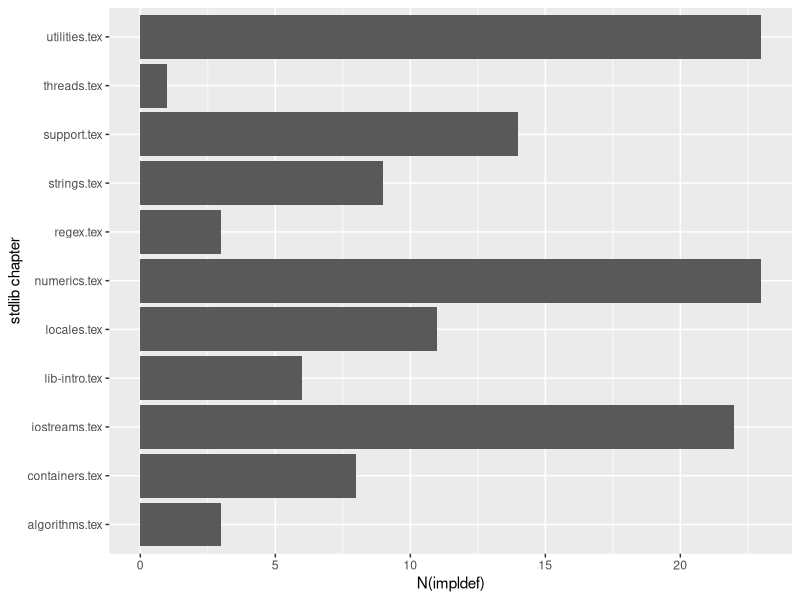
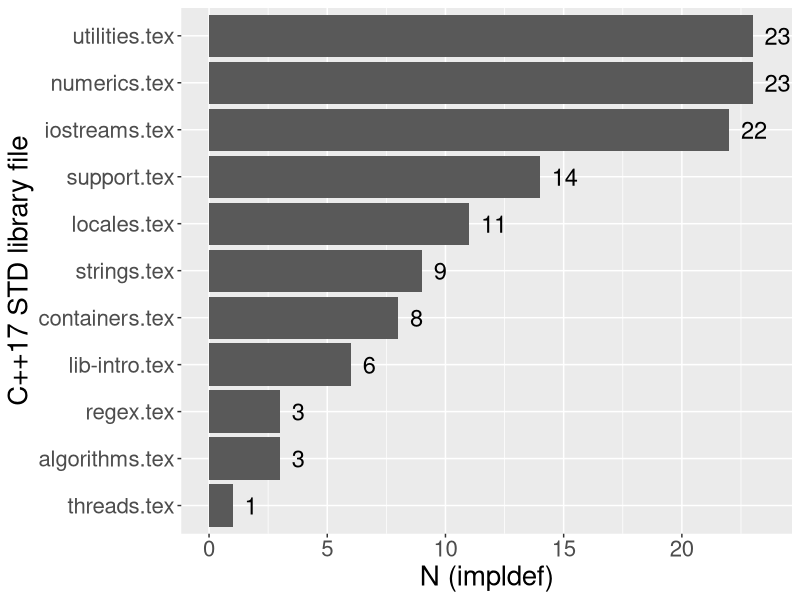
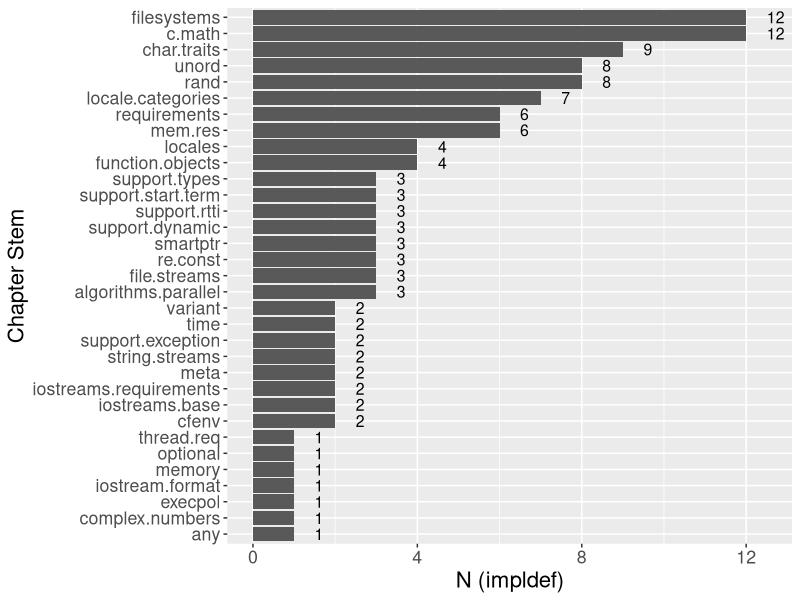
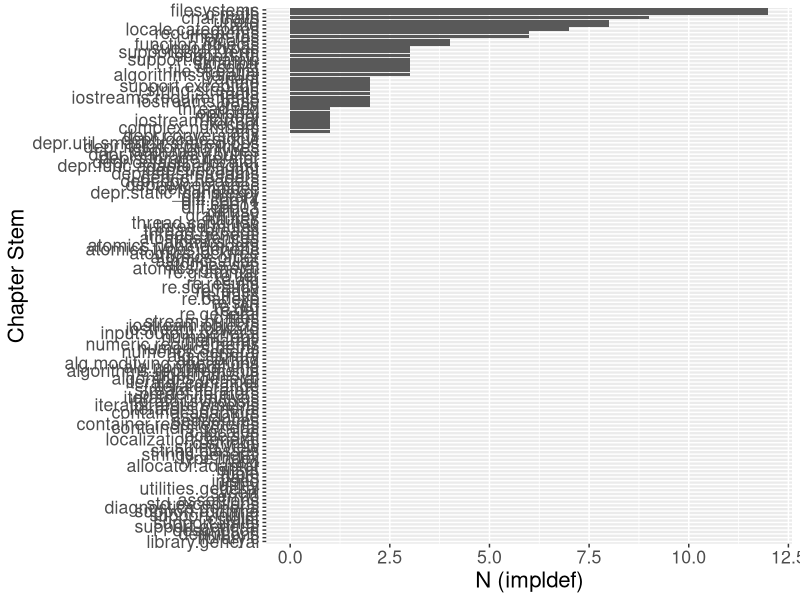
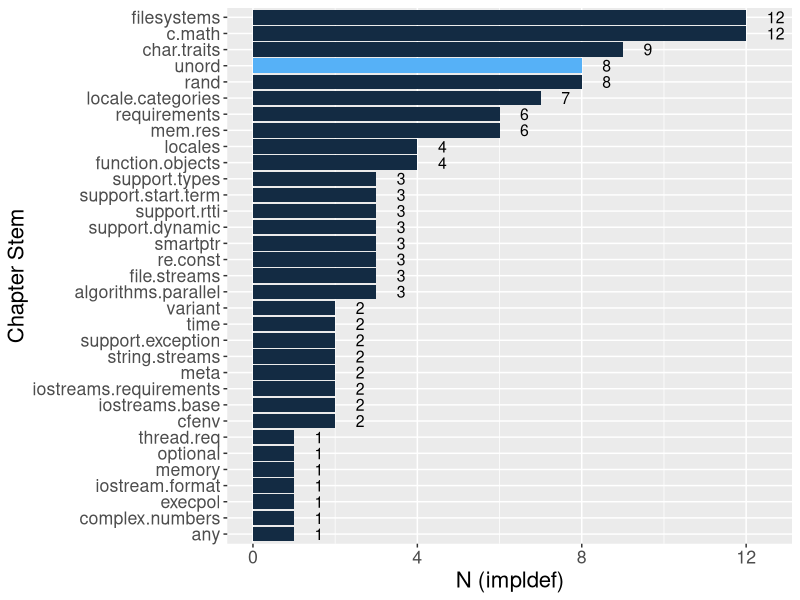
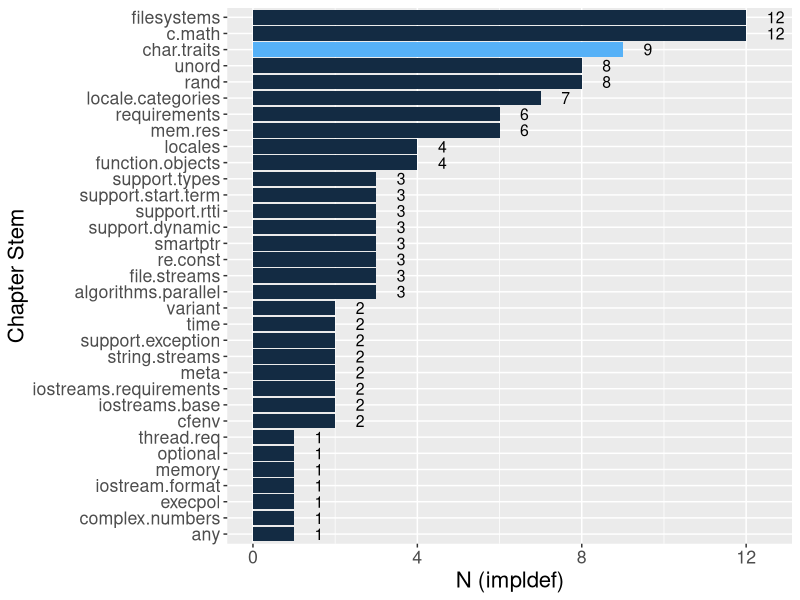
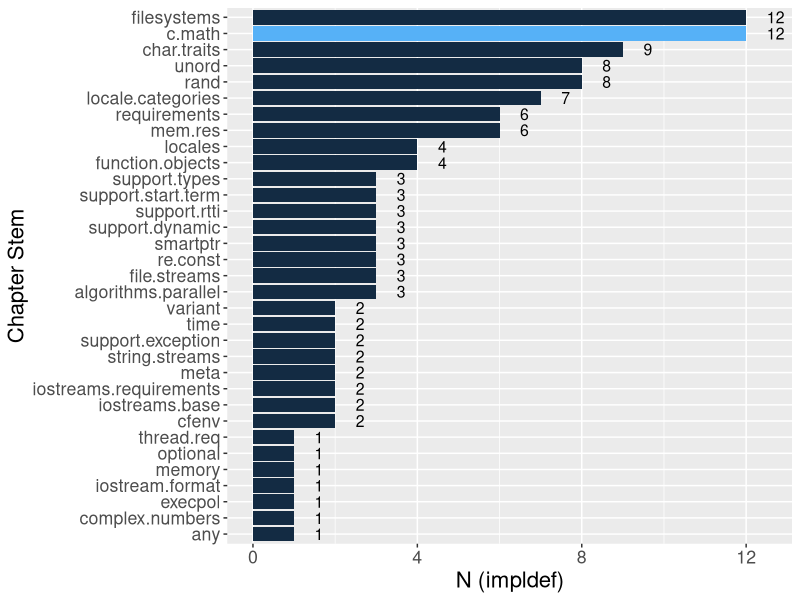
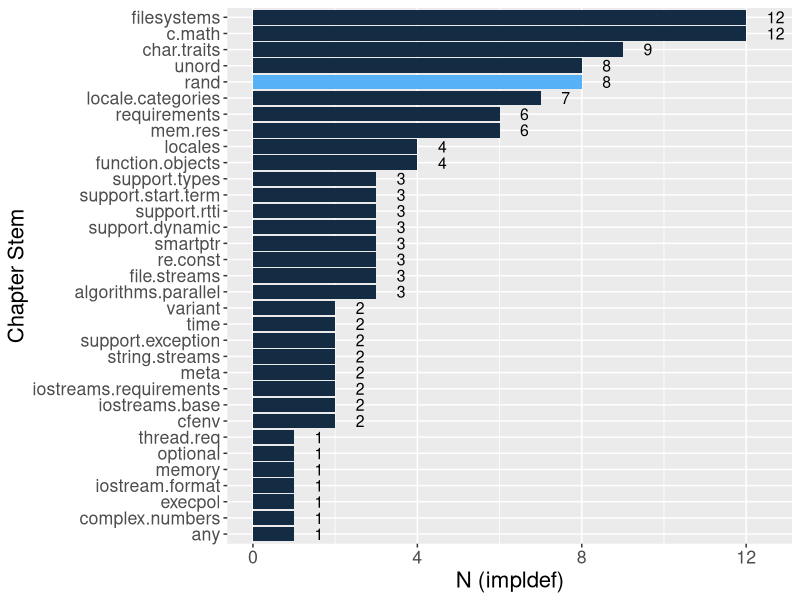

The R source for these figures, in order:
## ---- chunk 1
library(dplyr, warn.conflicts=FALSE)
library(ggplot2)
library(tidyr)
#library(lubridate, warn.conflicts=FALSE)
library(ggthemes)
library(stringr)

mytheme = theme_bw(base_size=20)##  + theme(
    ## ##text = element_text(family = "Decima WE", color = "grey20"),
    ## ## strip.background = element_blank(),
    ## ## strip.text = element_text(hjust = 0),
    ## ## panel.grid.major = element_line(colour="grey50",size=0.35),
    ## ## panel.grid.minor = element_blank(),
    ## ## plot.margin=unit(c(0,1,0,1),"cm"),
    ## legend.position="top",
    ## plot.caption=element_text(hjust=1,size=14,colour="grey30"),
    ## plot.subtitle=element_text(face="italic",size=14,colour="grey40"),
    ## plot.title=element_text(size=18,face="bold")
## )
df = read.csv("../extracting_impldef/std.csv") %>%
  separate(content_sec0,c("prefix_sec0","stem_sec0",NA,"title_sec0",NA),sep="[\\[\\]\\{\\}]+", remove=F) %>%
  separate(content_sec1,c("prefix_sec1","stem_sec1",NA,"title_sec1",NA),sep="[\\[\\]\\{\\}]+", remove=F) %>%
  separate(content_sec2,c("prefix_sec2","stem_sec2",NA,"title_sec2",NA),sep="[\\[\\]\\{\\}]+", remove=F) %>%
  separate(content_sec3,c("prefix_sec3","stem_sec3",NA,"title_sec3",NA),sep="[\\[\\]\\{\\}]+", remove=F) 
  

levels123 = df  %>%
  select(location_sec0,stem_sec0,
         location_sec1,stem_sec1,
         location_sec2,stem_sec2,
         location_sec3,stem_sec3,
         location_impldef,content_impldef) %>%
  separate(location_impldef,c("file_impldef","lineno_impldef"),sep=":")


## selecting only parts of the standard related to stdlib
stdlib_chapters = c("lib-intro", "support", "diagnostics", "utilities", "strings", "locales", "containers", "iterators", "algorithms", "numerics", "iostreams", "regex", "atomics", "threads", "grammar", "limits", "compatibility", "future")

stdlib_files = c("lib-intro.tex", "support.tex", "diagnostics.tex", "utilities.tex", "strings.tex", "locales.tex", "containers.tex", "iterators.tex", "algorithms.tex", "numerics.tex", "iostreams.tex", "regex.tex", "atomics.tex", "threads.tex", "grammar.tex", "limits.tex", "compatibility.tex", "future.tex")

cat("stdlib files:\n",paste(stdlib_files))

stdlib_123 = levels123 %>% filter(file_impldef %in% stdlib_files)
glimpse(stdlib_123)
## ---- chunk 2


n_plot = ggplot(stdlib_123,aes(file_impldef)) + 
geom_bar() +
xlab("stdlib chapter") +
ylab("N(impldef)") +
coord_flip()
n_plot

num_per_file = stdlib_123 %>% 
    group_by(file_impldef) %>% 
    summarize(count = n()) %>% 
    arrange(count) %>% 
    mutate(fname = factor(file_impldef, file_impldef))


sn_plot = ggplot(num_per_file,aes(x=fname,y=count)) + 
             geom_col() +
             xlab("C++17 STD library file") +
             ylab("N (impldef)") +
             coord_flip() +
             geom_text(aes(label = count, y = count+.5), hjust = "left", size =6) +
             theme(text = element_text(size=20)) 

ggsave("impldef_by_texfile.svg",sn_plot,width=10)
sn_plot

## ---- chunk 3

#obtained with 
#egrep 'rSec1' lib-intro.tex support.tex diagnostics.tex utilities.tex strings.tex locales.tex containers.tex iterators.tex algorithms.tex numerics.tex iostreams.tex regex.tex atomics.tex threads.tex grammar.tex limits.tex compatibility.tex future.tex|sed -e 's/.*\[\(.*\)\].*/"\1", /' | tr -d '\n'

all_sec1_stems = c("library.general", "library.c", "definitions", "description", "requirements", "support.general", "support.types", "support.limits", "cstdint", "support.start.term", "support.dynamic", "support.rtti", "support.exception", "support.initlist", "support.runtime", "diagnostics.general", "std.exceptions", "assertions", "errno", "syserr", "utilities.general", "utility", "intseq", "pairs", "tuple", "optional", "variant", "any", "bitset", "memory", "smartptr", "mem.res", "allocator.adaptor", "function.objects", "meta", "ratio", "time", "type.index", "execpol", "strings.general", "char.traits", "string.classes", "string.view", "c.strings", "localization.general", "locale.syn", "locales", "locale.categories", "c.locales", "containers.general", "container.requirements", "sequences", "associative", "unord", "container.adaptors", "iterators.general", "iterator.requirements", "iterator.synopsis", "iterator.primitives", "predef.iterators", "stream.iterators", "iterator.range", "iterator.container", "algorithms.general", "algorithm.syn", "algorithms.requirements", "algorithms.parallel", "alg.nonmodifying", "alg.modifying.operations", "alg.sorting", "alg.c.library", "numerics.general", "numerics.defns", "numeric.requirements", "cfenv", "complex.numbers", "rand", "numarray", "numeric.ops", "c.math", "input.output.general", "iostreams.requirements", "iostream.forward", "iostream.objects", "iostreams.base", "stream.buffers", "iostream.format", "string.streams", "file.streams", "filesystems", "c.files", "re.general", "re.def", "re.req", "re.syn", "re.const", "re.badexp", "re.traits", "re.regex", "re.submatch", "re.results", "re.alg", "re.iter", "re.grammar", "atomics.general", "atomics.syn", "atomics.alias", "atomics.order", "atomics.lockfree", "atomics.types.generic", "atomics.nonmembers", "atomics.flag", "atomics.fences", "thread.general", "thread.req", "thread.threads", "thread.mutex", "thread.condition", "futures", "gram.key", "diff.iso", "diff.cpp03", "diff.cpp11", "diff.cpp14", "diff.library", "depr.static_constexpr", "depr.impldec", "depr.except.spec", "depr.cpp.headers", "depr.c.headers", "depr.str.strstreams", "depr.uncaught", "depr.func.adaptor.binding", "depr.default.allocator", "depr.storage.iterator", "depr.temporary.buffer", "depr.meta.types", "depr.iterator.primitives", "depr.util.smartptr.shared.obs", "depr.locale.stdcvt", "depr.conversions")

n_sec1_stem = stdlib_123 %>% 
    group_by(stem_sec1) %>% 
    summarize(count = n()) %>% 
    arrange(count)

all_df = data.frame(stem_sec1=all_sec1_stems,count=0) %>% filter(!(stem_sec1 %in% n_sec1_stem$stem_sec1))

glimpse(n_sec1_stem)
glimpse(all_df)


sn_plot = n_sec1_stem %>% 
    mutate(sname = factor(stem_sec1, stem_sec1)) %>%
    ggplot(aes(x=sname,y=count)) + 
             geom_col() +
             xlab("Chapter Stem") +
             ylab("N (impldef)") +
             coord_flip() +
             geom_text(aes(label = count, y = count+.5), hjust = "left", size =4) +
             theme(text = element_text(size=16)) 

ggsave("impldef_by_sec1_stem.svg",sn_plot,width=10)
sn_plot

nrow(n_sec1_stem)
nrow(n_sec1_stem %>% filter(stem_sec1 %in% levels(all_df$stem_sec1)))

all_plot = n_sec1_stem %>% 
            rbind(all_df) %>%
            arrange(count) %>%
            mutate(sname = factor(stem_sec1, stem_sec1)) %>%
            ggplot(aes(x=sname,y=count)) + 
             geom_col() +
             xlab("Chapter Stem") +
             ylab("N (impldef)") +
             coord_flip() +
             #geom_text(aes(label = count, y = count+.5), hjust = "left", size =4) +
             theme(text = element_text(size=16)) 

ggsave("impldef_by_sec1_stem.svg",all_plot,width=10)
all_plot

## ---- chunk 4

hilitd = n_sec1_stem %>% 
    mutate(sname = factor(stem_sec1, stem_sec1), highlight_this = ifelse(stem_sec1 == "unord", 1, 0)) %>%
    ggplot(aes(x=sname,y=count,fill=highlight_this)) + 
             geom_col() +
             xlab("Chapter Stem") +
             ylab("N (impldef)") +
             coord_flip() +
             geom_text(aes(label = count, y = count+.5), hjust = "left", size =4) +
             theme(text = element_text(size=16)) +
             theme(legend.position="none")
hilitd

ggsave("impldef_by_sec1_stem_unord_hilitd.svg",all_plot,width=10)

uodf = stdlib_123 %>% 
    filter( str_detect(as.character(stem_sec1),"unord") )
    
unique(uodf$stem_sec1)
unique(uodf$stem_sec2)
## ---- chunk 5

hilitd = n_sec1_stem %>% 
    mutate(sname = factor(stem_sec1, stem_sec1), highlight_this = ifelse(stem_sec1 == "char.traits", 1, 0)) %>%
    ggplot(aes(x=sname,y=count,fill=highlight_this)) + 
             geom_col() +
             xlab("Chapter Stem") +
             ylab("N (impldef)") +
             coord_flip() +
             geom_text(aes(label = count, y = count+.5), hjust = "left", size =4) +
             theme(text = element_text(size=16)) +
             theme(legend.position="none")
hilitd
ggsave("impldef_by_sec1_stem_chartraits_hilitd.svg",all_plot,width=10)

ctdf = stdlib_123 %>% 
    filter( str_detect(as.character(stem_sec1),"char.traits") )
    
unique(ctdf$stem_sec1)
unique(ctdf$stem_sec2)
unique(ctdf$file_impldef)

## ---- chunk 6

hilitd = n_sec1_stem %>% 
    mutate(sname = factor(stem_sec1, stem_sec1), highlight_this = ifelse(stem_sec1 == "c.math", 1, 0)) %>%
    ggplot(aes(x=sname,y=count,fill=highlight_this)) + 
             geom_col() +
             xlab("Chapter Stem") +
             ylab("N (impldef)") +
             coord_flip() +
             geom_text(aes(label = count, y = count+.5), hjust = "left", size =4) +
             theme(text = element_text(size=16)) +
             theme(legend.position="none")
hilitd
ggsave("impldef_by_sec1_stem_cmath_hilitd.svg",all_plot,width=10)

cmdf = stdlib_123 %>% 
    filter( str_detect(as.character(stem_sec1),"c.math") )
    
unique(cmdf$stem_sec1)
unique(cmdf$stem_sec2)
unique(cmdf$file_impldef)
cmdf[,-3:-1]
## ---- chunk 7

hilitd = n_sec1_stem %>% 
    mutate(sname = factor(stem_sec1, stem_sec1), highlight_this = ifelse(stem_sec1 == "rand", 1, 0)) %>%
    ggplot(aes(x=sname,y=count,fill=highlight_this)) + 
             geom_col() +
             xlab("Chapter Stem") +
             ylab("N (impldef)") +
             coord_flip() +
             geom_text(aes(label = count, y = count+.5), hjust = "left", size =4) +
             theme(text = element_text(size=16)) +
             theme(legend.position="none")
hilitd
ggsave("impldef_by_sec1_stem_cmath_hilitd.svg",all_plot,width=10)

rndf = stdlib_123 %>% 
    filter( str_detect(as.character(stem_sec1),"rand") )
    
unique(rndf$stem_sec1)
unique(rndf$stem_sec2)
unique(rndf$file_impldef)
rndf[,-3:-1]
## ---- chunk 8

hilitd = n_sec1_stem %>% 
    mutate(sname = factor(stem_sec1, stem_sec1), highlight_this = ifelse(stem_sec1 == "time", 1, 0)) %>%
    ggplot(aes(x=sname,y=count,fill=highlight_this)) + 
             geom_col() +
             xlab("Chapter Stem") +
             ylab("N (impldef)") +
             coord_flip() +
             geom_text(aes(label = count, y = count+.5), hjust = "left", size =4) +
             theme(text = element_text(size=16)) +
             theme(legend.position="none")
hilitd
ggsave("impldef_by_sec1_stem_cmath_hilitd.svg",all_plot,width=10)

tdf = stdlib_123 %>% 
    filter( str_detect(as.character(stem_sec1),"time") )
    
unique(tdf$stem_sec1)
unique(tdf$stem_sec2)
unique(tdf$file_impldef)
tdf[,-3:-1]
## ---- chunk 9

etdf = stdlib_123 %>% 
    filter( str_detect(content_impldef,"exception"))
    
glimpse(etdf)
etdf[,-3:-1]
